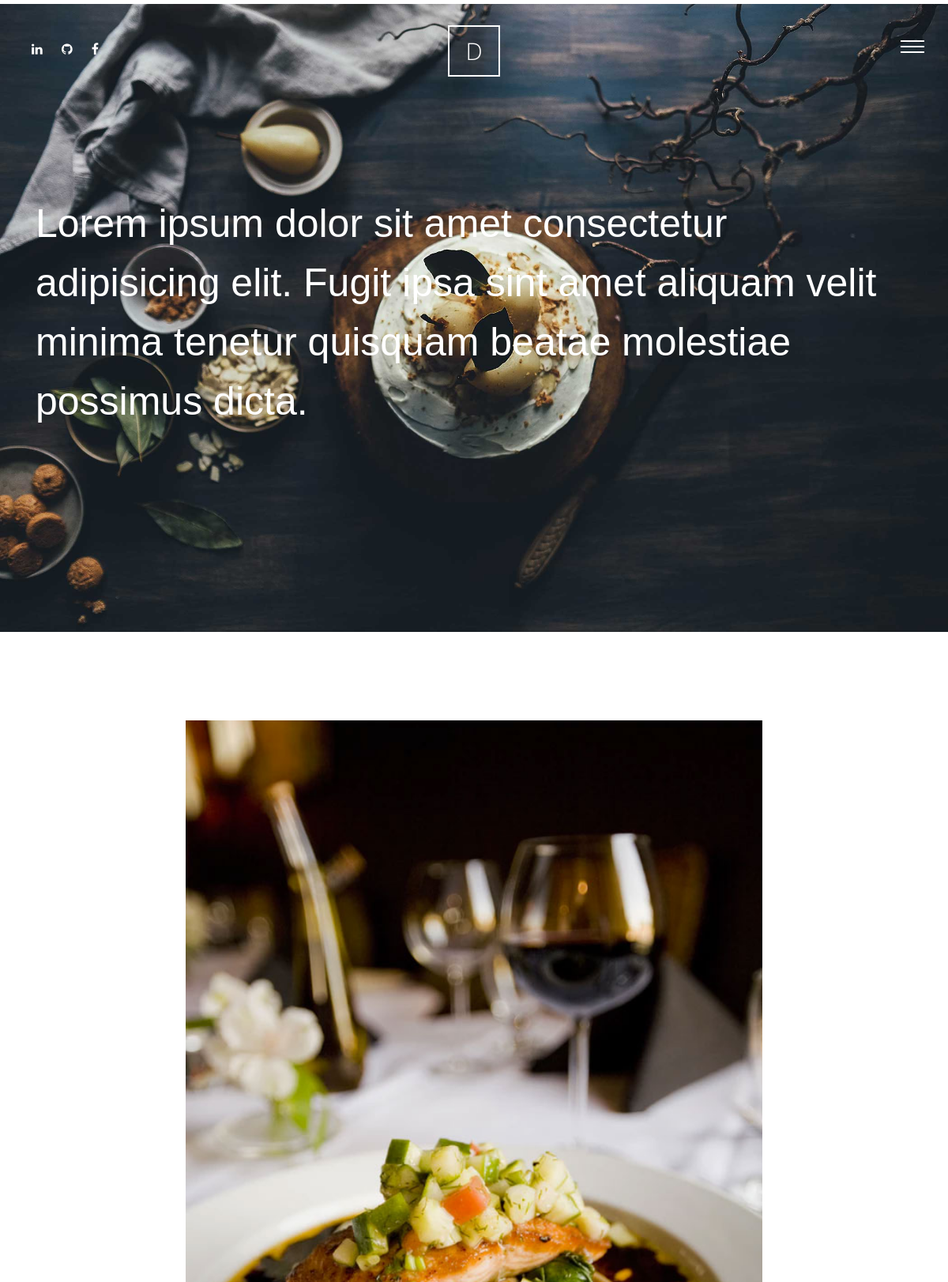
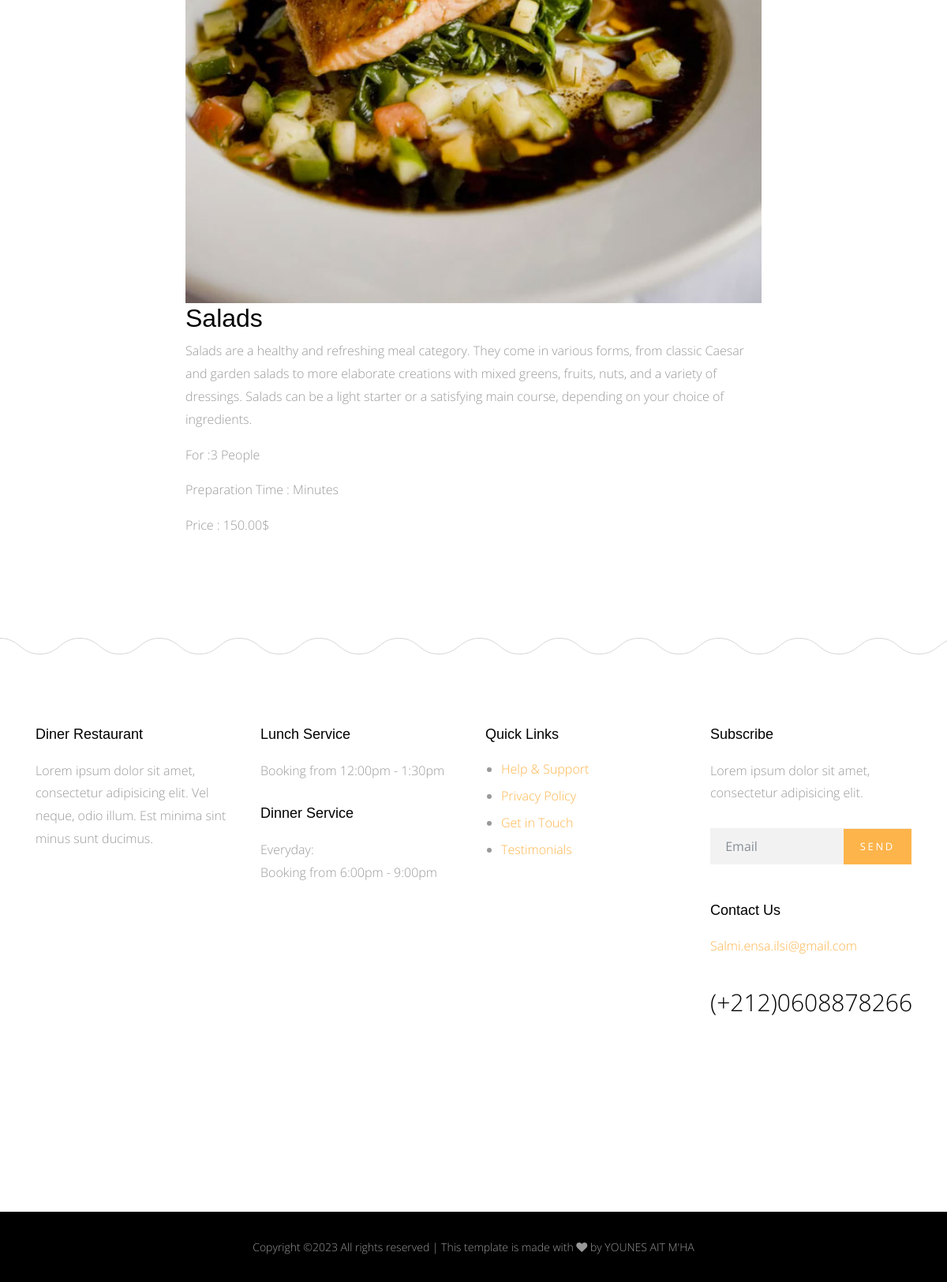
The app's page /meals/mel1 with its own data (2 pictures, top to bottom).
### meals/models.py (models this page shows, shortened)
class Meal(models.Model):
    name = models.CharField(max_length=50)
    description = models.TextField(max_length=500)
    category = models.ForeignKey('Category', models.SET_NULL, null=True)
    people = models.IntegerField()
    price = models.DecimalField(max_digits=5, decimal_places=2)
    preparation_time = models.IntegerField()
    image = models.ImageField(upload_to='meals/')
    slug = models.SlugField(blank=True, null=True)
    class Meta:
        verbose_name = 'meal'
        verbose_name_plural = 'meals'
    def __str__(self) -> str:
        return self.name

### meals/views.py (the view)
# urls.py: path('<slug:slug>', views.meal_detail, name='meal_detail'),
def meal_detail(request, slug):
    meal_detail = Meal.objects.get(slug=slug)
    context = {'meal_detail' : meal_detail}
    return render(request, 'meals/detail.html', context=context)

### meals/templates/meals/detail.html (shortened to what this page needs)
{% extends 'base.html' %}
{% load static %}
{% block body %}
<div class="main-wrap">
<div class="cover_1">
    <div class="img_bg" style="background-image: url({% static 'img/slider-1.jpg' %})" data-stellar-background-ratio="0.5">
    <div class="container">
        <div class="row align-items-center">
        <div class="col-md-12" data-aos="fade-up">
            <h2 class="heading">Lorem ipsum dolor sit amet consectetur adipisicing elit. Fugit ipsa sint amet aliquam velit minima tenetur quisquam beatae molestiae possimus dicta.</h2>
        </div>
        </div>
    </div>
    </div>
</div>
        <div class="section">
          <div class="container">
            <div class="row justify-content-center">
              <div class="col-md-8" data-aos="fade-up">
                    <img class="meal_img" src="{{meal_detail.image.url}}" alt="">
                    <h2>{{meal_detail}}</h2>
                    <p>{{meal_detail.description}}</p>
                    <p>For :{{meal_detail.people}} People</p>
                    <p>Preparation Time : {{meal_detail.preperation_time}} Minutes</p>
                    <p>Price : {{meal_detail.price}}$ </p>
              </div>
            </div>
          </div>
        </div>
      </div>
      {% endblock body %}

### static/css/style.css (style rules this page uses)
html { overflow-x: hidden; }
body { background: #fff; font-family: "Open Sans", cursive; font-size: 16px; line-height: 1.8; font-weight: 300; color: #999999; }
h1, h2, h3, h4, h5 { color: #000; font-family: "Playfair Display", Arial, sans-serif; }
.section { padding: 7em 0; }
.cover_1 { position: relative; }
.cover_1 .img_bg { background-repeat: no-repeat; background-size: cover !important; background-position: center center; }
.cover_1 .img_bg, .cover_1 .img_bg > .container > .row { min-height: 700px; height: 100vh; }
.cover_1 .heading { color: white; font-weight: 300; font-size: 30px; line-height: 1.5; }
@media (min-width: 768px) { .cover_1 .heading { font-size: 50px; line-height: 1.5; } }
.meal_img { width: 100% !important ; }

### records on screen
Meal: image (picture), name "Salads", description "Salads are a healthy and refreshing meal category. They come in various forms, from classic Caesar and garden salads to more elaborate creations with mixed greens, fruits, nuts, and a variety of dressings. Salads can be a light starter or a satisfying main course, depending on your choice of ingredients.", people "3", price "150.00"
